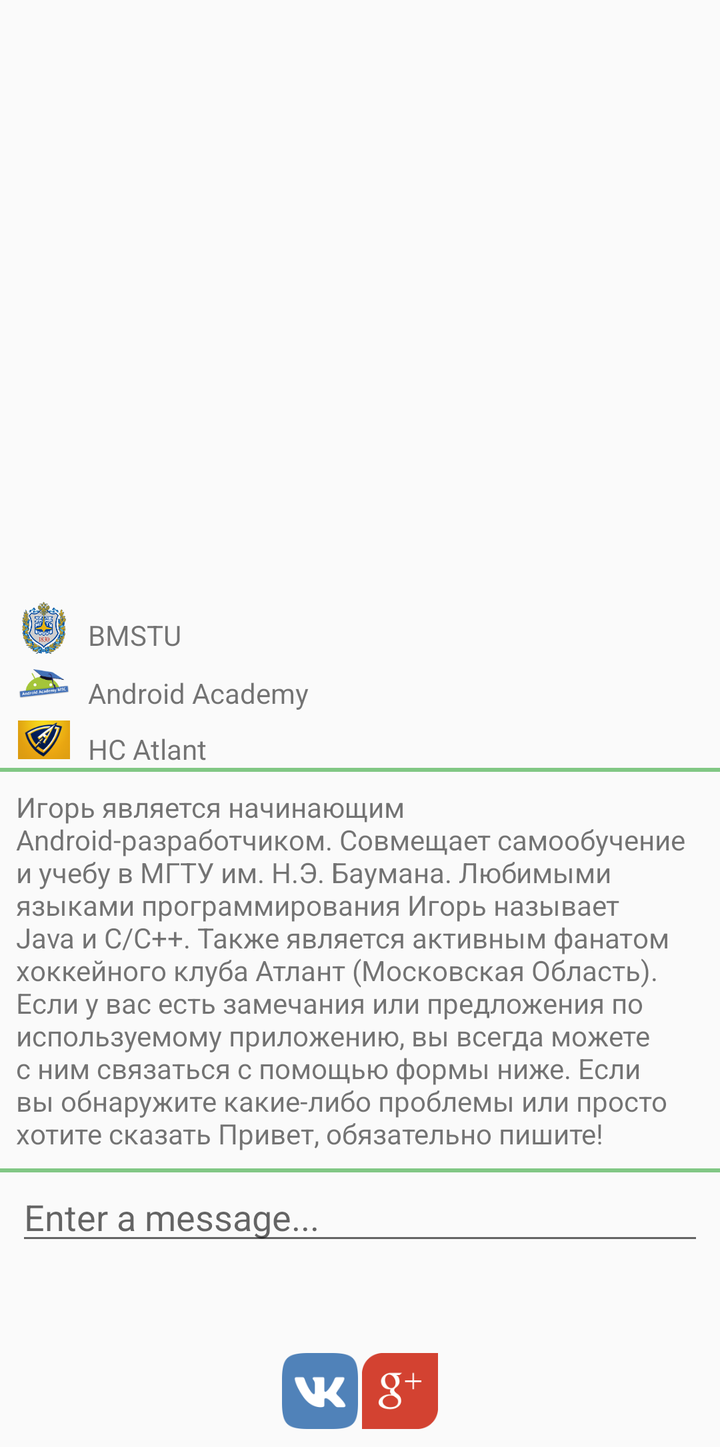
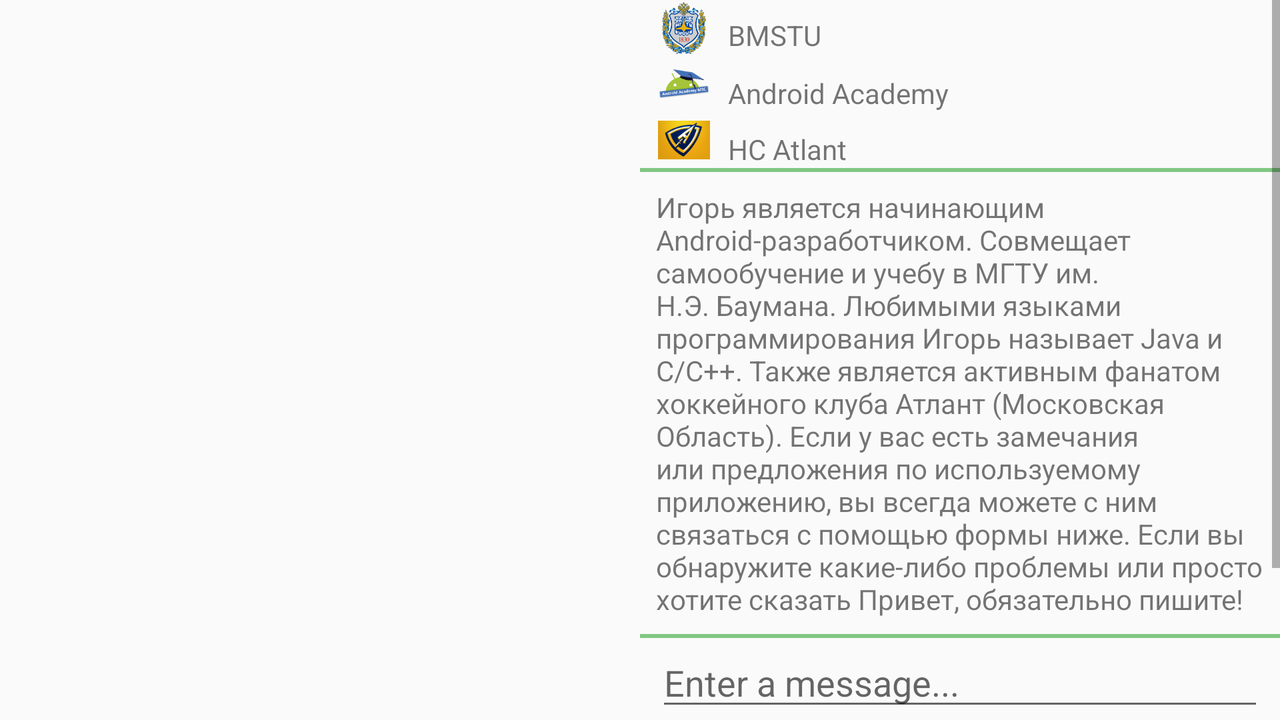

An Android layout and its configuration variant, each rendered on a device that would load it. The default file and the variant file are quoted in full after the pictures.
<!-- AndroidManifest.xml: application theme AppTheme -->
<!-- res/layout/activity_about.xml -->
<?xml version="1.0" encoding="utf-8"?>
<ScrollView
    xmlns:android="http://schemas.android.com/apk/res/android"
    xmlns:tools="http://schemas.android.com/tools"
    android:layout_width="match_parent"
    android:layout_height="match_parent">

    <RelativeLayout
        android:layout_width="match_parent"
        android:layout_height="wrap_content">

        <ImageView
            android:id="@+id/imageAvatar"
            android:layout_width="match_parent"
            android:layout_height="@dimen/avatar_h"
            android:contentDescription="@string/name"
            android:scaleType="centerCrop"
            tools:src="@drawable/igor_smirnov" />
            <FrameLayout
                android:layout_width="match_parent"
                android:layout_height="wrap_content"
                android:layout_below="@id/imageAvatar">
                <include layout="@layout/block_about"/>
            </FrameLayout>

    </RelativeLayout>
</ScrollView>
<!-- res/layout/block_about.xml (included above) -->
<?xml version="1.0" encoding="utf-8"?>
<RelativeLayout
    xmlns:android="http://schemas.android.com/apk/res/android"
    android:layout_width="match_parent"
    android:layout_height="match_parent"
    xmlns:tools="http://schemas.android.com/tools">
    <ImageView
        android:id="@+id/imageBMSTU"
        android:layout_width="@dimen/icon"
        android:layout_height="@dimen/icon"
        android:layout_below="@id/imageAvatar"
        android:layout_marginStart="@dimen/stdMargin"
        android:contentDescription="@string/desc_igor"
        android:scaleType="centerCrop"
        tools:src="@drawable/ic_bmstu" />

    <TextView
        android:id="@+id/textBMSTU"
        android:layout_width="match_parent"
        android:layout_height="wrap_content"
        android:layout_below="@id/imageAvatar"
        android:layout_toEndOf="@id/imageBMSTU"
        android:layout_marginTop="@dimen/stdMargin"
        android:paddingStart="@dimen/stdPadding"
        android:paddingEnd="@dimen/stdPadding"
        android:text="@string/bmstu"
        android:textSize="@dimen/middleText" />

    <ImageView
        android:id="@+id/imageAcademy"
        android:layout_width="@dimen/icon"
        android:layout_height="@dimen/icon"
        android:layout_below="@id/imageBMSTU"
        android:layout_marginStart="@dimen/stdMargin"
        android:contentDescription="@string/desc_academy"
        android:scaleType="centerCrop"
        tools:src="@drawable/ic_android_academy" />

    <TextView
        android:id="@+id/textAcademy"
        android:layout_width="match_parent"
        android:layout_height="wrap_content"
        android:layout_alignBottom="@id/imageAcademy"
        android:layout_toEndOf="@id/imageAcademy"
        android:paddingStart="@dimen/stdPadding"
        android:paddingEnd="@dimen/stdPadding"
        android:text="@string/android_academy"
        android:textSize="@dimen/middleText" />

    <ImageView
        android:id="@+id/imageAtlant"
        android:layout_width="@dimen/icon"
        android:layout_height="@dimen/icon"
        android:layout_below="@+id/imageAcademy"
        android:layout_marginStart="@dimen/stdMargin"
        android:contentDescription="@string/desc_atlant"
        android:scaleType="centerCrop"
        tools:src="@drawable/ic_atlant" />

    <TextView
        android:id="@+id/textAtlant"
        android:layout_width="match_parent"
        android:layout_height="wrap_content"
        android:layout_alignBottom="@id/imageAtlant"
        android:layout_toEndOf="@id/imageAtlant"
        android:paddingStart="@dimen/stdPadding"
        android:paddingEnd="@dimen/stdPadding"
        android:text="@string/atlant"
        android:textSize="@dimen/middleText" />

    <View
        android:id="@+id/viewLineTop"
        android:layout_width="match_parent"
        android:layout_height="@dimen/stdBorderWidth"
        android:layout_below="@id/imageAtlant"
        android:background="@color/colorAccent" />

    <TextView
        android:id="@+id/desc"
        android:layout_width="match_parent"
        android:layout_height="wrap_content"
        android:layout_below="@id/viewLineTop"
        android:padding="@dimen/stdPadding"
        android:text="@string/desc"
        android:textSize="@dimen/middleText" />

    <View
        android:id="@+id/viewLineBottom"
        android:layout_width="match_parent"
        android:layout_height="@dimen/stdBorderWidth"
        android:layout_below="@id/desc"
        android:background="@color/colorAccent" />


    <EditText
        android:id="@+id/editMessage"
        android:layout_width="match_parent"
        android:layout_height="wrap_content"
        android:layout_below="@id/viewLineBottom"
        android:layout_marginStart="@dimen/stdMargin"
        android:layout_marginEnd="@dimen/stdMargin"
        android:hint="@string/enter"
        android:inputType="text" />

    <Button
        android:id="@+id/buttonSend"
        android:layout_width="wrap_content"
        android:layout_height="wrap_content"
        android:layout_below="@id/editMessage"
        android:layout_alignParentEnd="true"
        android:layout_marginEnd="@dimen/stdMargin"
        android:background="@android:color/transparent"
        android:text="@string/send"
        android:textColor="@color/colorAccent"
        android:textSize="@dimen/buttonTextSize"
        android:textStyle="bold"
        android:visibility="invisible" />

    <LinearLayout
        android:layout_width="wrap_content"
        android:layout_height="wrap_content"
        android:layout_below="@id/buttonSend"
        android:layout_centerHorizontal="true"
        android:layout_marginBottom="@dimen/stdPadding">

    <ImageButton
        android:id="@+id/buttonVK"
        android:layout_width="@dimen/stdButtonSize"
        android:layout_height="@dimen/stdButtonSize"
        android:background="@android:color/transparent"
        android:contentDescription="@string/desc_vk"
        android:scaleType="centerCrop"
        tools:src="@drawable/ic_vk" />

    <ImageButton
        android:id="@+id/buttonGoogle"
        android:layout_width="@dimen/stdButtonSize"
        android:layout_height="@dimen/stdButtonSize"
        android:background="@android:color/transparent"
        android:contentDescription="@string/desc_telegram"
        android:scaleType="centerCrop"
        tools:src="@drawable/ic_googleplus" />
    </LinearLayout>
</RelativeLayout>
<!-- resources referenced by this layout -->
<resources>
  <color name="colorAccent">#81c784</color>
  <dimen name="avatar_h">300dp</dimen>
  <dimen name="buttonTextSize">20sp</dimen>
  <dimen name="icon">28dp</dimen>
  <dimen name="middleText">14sp</dimen>
  <dimen name="stdBorderWidth">2dp</dimen>
  <dimen name="stdButtonSize">40dp</dimen>
  <dimen name="stdMargin">8dp</dimen>
  <dimen name="stdPadding">8dp</dimen>
  <!-- drawable ic_android_academy: png bitmap (drawable-hdpi, 1900 bytes) -->
  <!-- drawable ic_atlant: png bitmap (drawable-hdpi, 2758 bytes) -->
  <!-- drawable ic_bmstu: png bitmap (drawable-hdpi, 4183 bytes) -->
  <!-- drawable ic_googleplus: png bitmap (drawable-hdpi, 2126 bytes) -->
  <!-- drawable ic_vk: png bitmap (drawable-hdpi, 2722 bytes) -->
  <string name="android_academy">Android Academy</string>
  <string name="atlant">HC Atlant</string>
  <string name="bmstu">BMSTU</string>
  <string name="desc" translatable="false">Игорь является начинающим Android-разработчиком. Совмещает самообучение и учебу в МГТУ им. Н.Э. Баумана. Любимыми языками программирования Игорь называет Java и C/C++. Также является активным фанатом хоккейного клуба Атлант (Московская Область). Если у вас есть замечания или предложения по используемому приложению, вы всегда можете с ним связаться с помощью формы ниже. Если вы обнаружите какие-либо проблемы или просто хотите сказать "Привет", обязательно пишите!</string>
  <string name="desc_academy">Android Academy icon</string>
  <string name="desc_atlant">Atlant icon</string>
  <string name="desc_igor">Igor Avatar</string>
  <string name="desc_telegram" translatable="false">Telegram</string>
  <string name="desc_vk" translatable="false">VK</string>
  <string name="enter">Enter a message...</string>
  <string name="name">Igor Smirnov</string>
  <string name="send">send message</string>
  <style name="AppTheme" parent="Theme.AppCompat.Light.DarkActionBar">
          
          <item name="colorPrimary">@color/colorPrimary</item>
          <item name="colorPrimaryDark">@color/colorPrimaryDark</item>
          <item name="colorAccent">@color/colorAccent</item>
      </style>
  <color name="colorPrimary">#388e3c</color>
  <color name="colorPrimaryDark">#33691e</color>
</resources>
<!-- res/layout-land/activity_about.xml (the repository's variant of the layout above) -->
<!-- drawn on the phone turned sideways -->
<?xml version="1.0" encoding="utf-8"?>
<LinearLayout xmlns:android="http://schemas.android.com/apk/res/android"
    android:layout_width="match_parent"
    android:layout_height="match_parent"
    xmlns:tools="http://schemas.android.com/tools">
        <ImageView
            android:id="@+id/imageAvatar"
            android:layout_width="0dp"
            android:layout_height="match_parent"
            android:layout_weight="1"
            android:scaleType="centerCrop"
            tools:src="@drawable/igor_smirnov"
            android:contentDescription="@string/desc_igor"/>

    <ScrollView
        android:layout_width="0dp"
        android:layout_height="match_parent"
        android:layout_weight="1">

        <FrameLayout
            android:layout_width="match_parent"
            android:layout_height="wrap_content">
            <include layout="@layout/block_about"/>
        </FrameLayout>

    </ScrollView>

</LinearLayout>
<!-- resources referenced by the variant -->
<!-- as the phone turned sideways resolves them -->
<resources>
  <color name="colorAccent">#81c784</color>
  <dimen name="buttonTextSize">20sp</dimen>
  <dimen name="icon">28dp</dimen>
  <dimen name="middleText">14sp</dimen>
  <dimen name="stdBorderWidth">2dp</dimen>
  <dimen name="stdButtonSize">40dp</dimen>
  <dimen name="stdMargin">8dp</dimen>
  <dimen name="stdPadding">8dp</dimen>
  <!-- drawable ic_android_academy: png bitmap (drawable-hdpi, 1900 bytes) -->
  <!-- drawable ic_atlant: png bitmap (drawable-hdpi, 2758 bytes) -->
  <!-- drawable ic_bmstu: png bitmap (drawable-hdpi, 4183 bytes) -->
  <!-- drawable ic_googleplus: png bitmap (drawable-hdpi, 2126 bytes) -->
  <!-- drawable ic_vk: png bitmap (drawable-hdpi, 2722 bytes) -->
  <string name="android_academy">Android Academy</string>
  <string name="atlant">HC Atlant</string>
  <string name="bmstu">BMSTU</string>
  <string name="desc" translatable="false">Игорь является начинающим Android-разработчиком. Совмещает самообучение и учебу в МГТУ им. Н.Э. Баумана. Любимыми языками программирования Игорь называет Java и C/C++. Также является активным фанатом хоккейного клуба Атлант (Московская Область). Если у вас есть замечания или предложения по используемому приложению, вы всегда можете с ним связаться с помощью формы ниже. Если вы обнаружите какие-либо проблемы или просто хотите сказать "Привет", обязательно пишите!</string>
  <string name="desc_academy">Android Academy icon</string>
  <string name="desc_atlant">Atlant icon</string>
  <string name="desc_igor">Igor Avatar</string>
  <string name="desc_telegram" translatable="false">Telegram</string>
  <string name="desc_vk" translatable="false">VK</string>
  <string name="enter">Enter a message...</string>
  <string name="send">send message</string>
  <style name="AppTheme" parent="Theme.AppCompat.Light.DarkActionBar">
          
          <item name="colorPrimary">@color/colorPrimary</item>
          <item name="colorPrimaryDark">@color/colorPrimaryDark</item>
          <item name="colorAccent">@color/colorAccent</item>
      </style>
  <color name="colorPrimary">#388e3c</color>
  <color name="colorPrimaryDark">#33691e</color>
</resources>
